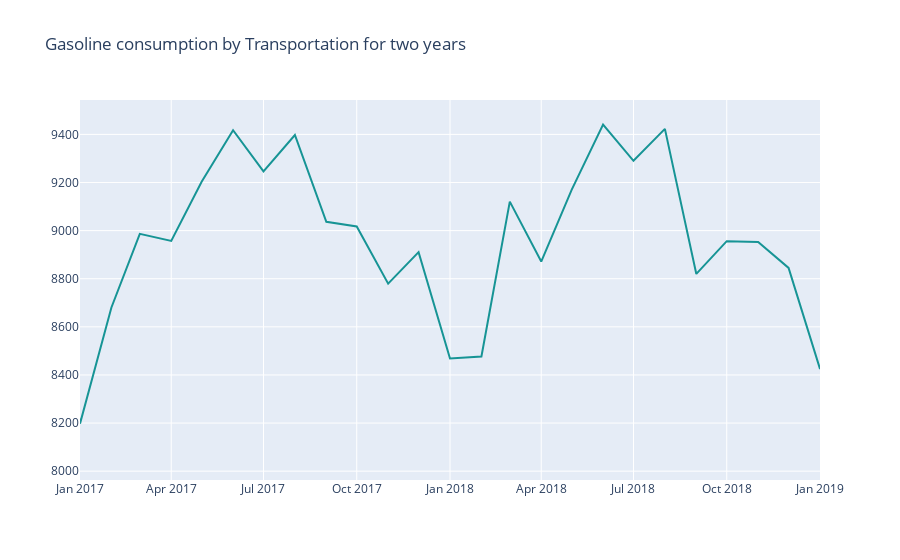

Source (notebook cell):
### Markdown cell above
## Gasoline consumption by Transportation for two years

### Code cell
fig = go.Figure()
fig.add_trace(go.Scatter(
                x=df.Date,
                y=df['Motor Gasoline Consumed by the Transportation Sector(T/ B per Day)'],
                name='Industrial',
                line_color='#008B8B',
                opacity=0.9))


# Use date string to set xaxis range
fig.update_layout(xaxis_range=['2017-01-01','2019-01-01'],
                  title_text='Gasoline consumption by Transportation for two years')
fig.show()

### Figure 1 — Plotly figure (JSON) as saved in the notebook; plotly's stock layout.template omitted (floating-point values rounded to 4 significant figures; data arrays with more than 128 entries replaced by an {"elided": "..."} marker saying what was removed)
{"data": [{"line": {"color": "#008B8B"}, "name": "Industrial", "opacity": 0.9, "type": "scatter", "x": {"elided": "140 str values"}, "y": {"elided": "140 float values"}}], "layout": {"title": {"text": "Gasoline consumption by Transportation for two years"}, "xaxis": {"range": ["2017-01-01", "2019-01-01"]}}}
